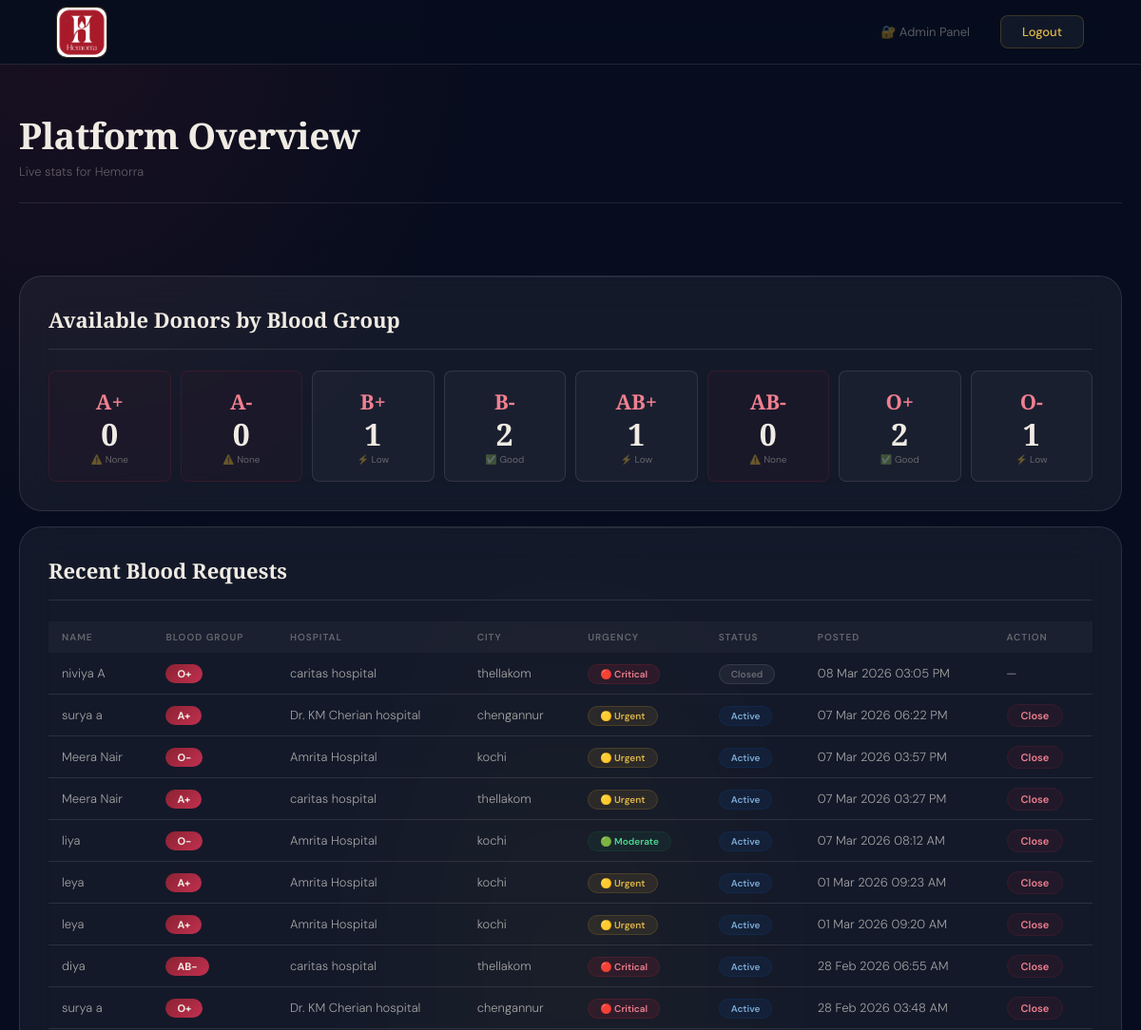
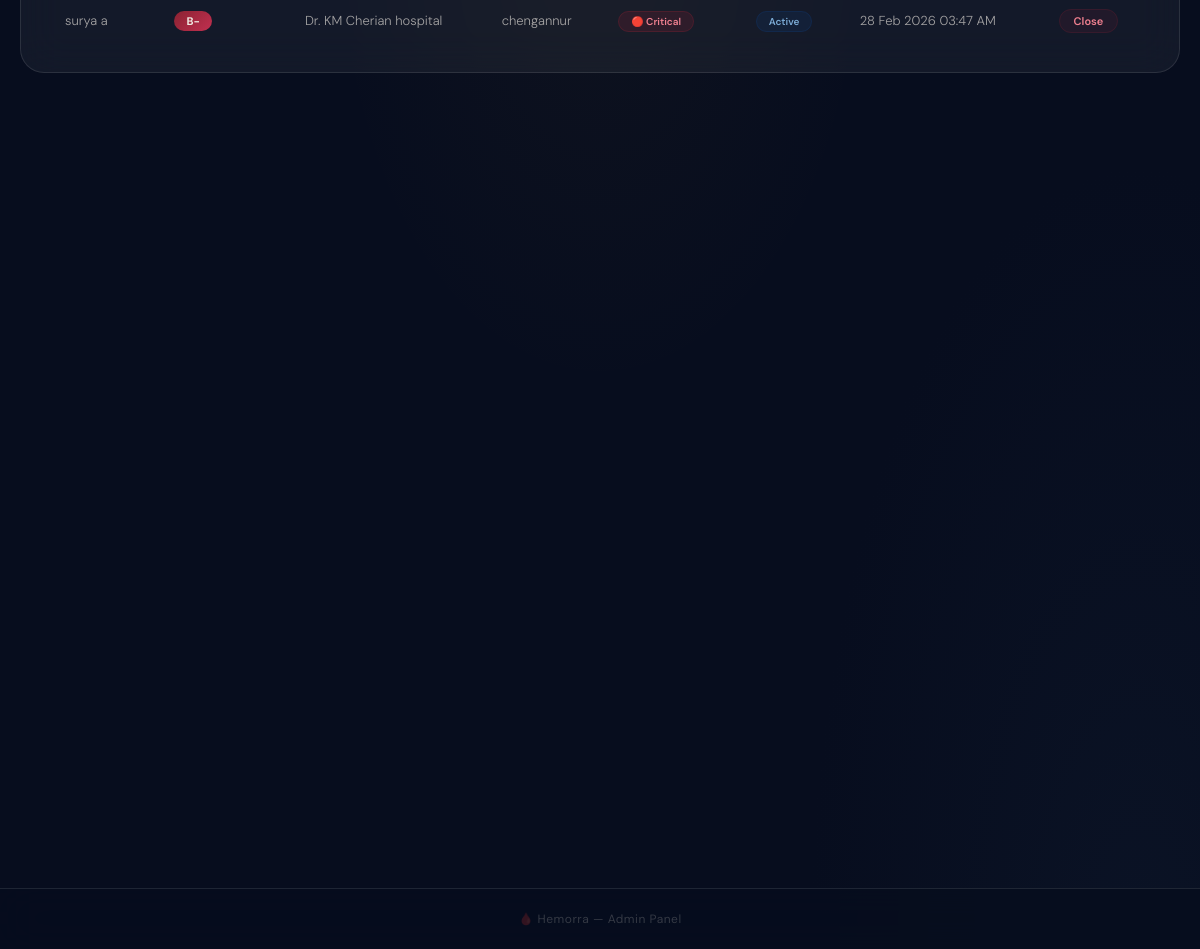
The app's page /admin/dashboard (signed in) with its own data (2 pictures, top to bottom).
### database.py (models this page shows)
class User(db.Model):
    id = db.Column(db.Integer, primary_key=True)
    name = db.Column(db.String(100), nullable=False)
    email = db.Column(db.String(100), unique=True, nullable=False)
    college_id = db.Column(db.String(50), unique=True, nullable=False)
    blood_group = db.Column(db.String(5), nullable=False)
    weight = db.Column(db.Float, nullable=False)
    city = db.Column(db.String(100), nullable=False)
    last_donation_date = db.Column(db.DateTime, nullable=True)
    is_available = db.Column(db.Boolean, default=True)
    next_eligible_date = db.Column(db.DateTime, nullable=True)
    donate_count = db.Column(db.Integer, default=0)
    password = db.Column(db.String(200), nullable=False)
    telegram_chat_id = db.Column(db.String(100), nullable=True)

class BloodRequest(db.Model):
    id = db.Column(db.Integer, primary_key=True)
    requester_name = db.Column(db.String(100), nullable=False)
    requester_phone = db.Column(db.String(20), nullable=False)
    blood_group = db.Column(db.String(5), nullable=False)
    hospital = db.Column(db.String(200), nullable=False)
    city = db.Column(db.String(100), nullable=False)
    urgency = db.Column(db.String(20), nullable=False)
    status = db.Column(db.String(20), default='active')
    unique_code = db.Column(db.String(10), unique=True, nullable=False)
    created_at = db.Column(db.DateTime, default=datetime.utcnow)

### app.py (the view)
@app.route('/admin/dashboard')
def admin_dashboard():
    if not session.get('admin'):
        return redirect(url_for('admin'))
    total_donors = User.query.count()
    available_donors = User.query.filter_by(is_available=True).filter(
        (User.next_eligible_date == None) |
        (User.next_eligible_date <= datetime.utcnow())
    ).count()
    in_cooldown = User.query.filter(
        User.next_eligible_date > datetime.utcnow()
    ).count()
    total_requests = BloodRequest.query.count()
    active_requests = BloodRequest.query.filter_by(status='active').count()
    total_donations = DonorResponse.query.filter_by(status='donated').count()
    blood_groups = ['A+', 'A-', 'B+', 'B-', 'AB+', 'AB-', 'O+', 'O-']
    blood_group_counts = {}
    for bg in blood_groups:
        count = User.query.filter_by(blood_group=bg, is_available=True).filter(
            (User.next_eligible_date == None) |
            (User.next_eligible_date <= datetime.utcnow())
        ).count()
        blood_group_counts[bg] = count
    recent_requests = BloodRequest.query.order_by(
        BloodRequest.created_at.desc()
    ).limit(10).all()
    all_donors = User.query.order_by(User.donate_count.desc()).all()
    return render_template('admin_dashboard.html',
        total_donors=total_donors,
        available_donors=available_donors,
        in_cooldown=in_cooldown,
        total_requests=total_requests,
        active_requests=active_requests,
        total_donations=total_donations,
        blood_group_counts=blood_group_counts,
        recent_requests=recent_requests,
        all_donors=all_donors,
        now=datetime.utcnow()
    )

### app.py (called while the page is built)
@app.after_request
def add_header(response):
    if 'Content-Type' in response.headers and response.headers['Content-Type'] == 'text/plain':
        if response.response and isinstance(response.response[0], bytes):
            if b'body {' in response.response[0] or b':root {' in response.response[0]:
                response.headers['Content-Type'] = 'text/css'
    return response

### templates/admin_dashboard.html (shortened to what this page needs)
<!DOCTYPE html>
<html lang="en">
<head>
    <link rel="stylesheet" href="{{ url_for('static', filename='style.css') }}">
</head>
<body class="admin-body">
    <nav class="nav-landing">
        <img src="{{ url_for('static', filename='logo.png.jpeg') }}" alt="Hemorra" class="nav-logo-img">
        <div class="nav-links">
            <span class="nav-name">🔐 Admin Panel</span>
            <a href="/admin/logout" class="btn-nav-register">Logout</a>
        </div>
    </nav>
    <div class="admin-container">
        <div class="admin-header">
            <h1>Platform Overview</h1>
            <p>Live stats for Hemorra</p>
        </div>
        <div class="admin-section animate-on-scroll">
            <h2>Available Donors by Blood Group</h2>
            <div class="blood-group-grid">
                {% for bg, count in blood_group_counts.items() %}
                <div class="blood-group-card {% if count == 0 %}empty{% endif %}">
                    <div class="bg-label">{{ bg }}</div>
                    <div class="bg-count">{{ count }}</div>
                    <div class="bg-status">
                        {% if count == 0 %}⚠️ None
                        {% elif count == 1 %}⚡ Low
                        {% else %}✅ Good{% endif %}
                    </div>
                </div>
                {% endfor %}
            </div>
        </div>
        <div class="admin-section animate-on-scroll">
            <h2>Recent Blood Requests</h2>
            <div class="admin-table-box">
                <table class="admin-table">
                    <thead>
                        <tr>
                            <th>Name</th>
                            <th>Blood Group</th>
                            <th>Hospital</th>
                            <th>City</th>
                            <th>Urgency</th>
                            <th>Status</th>
                            <th>Posted</th>
                            <th>Action</th>
                        </tr>
                    </thead>
                    <tbody>
                        {% for req in recent_requests %}
                        <tr>
                            <td>{{ req.requester_name }}</td>
                            <td><span class="bg-pill">{{ req.blood_group }}</span></td>
                            <td>{{ req.hospital }}</td>
                            <td>{{ req.city }}</td>
                            <td>
                                {% if req.urgency == 'critical' %}<span class="urgency-pill critical">🔴 Critical</span>
                                {% elif req.urgency == 'urgent' %}<span class="urgency-pill urgent">🟡 Urgent</span>
                                {% else %}<span class="urgency-pill moderate">🟢 Moderate</span>{% endif %}
                            </td>
                            <td>
                                {% if req.status == 'active' %}<span class="status-pill active">Active</span>
                                {% else %}<span class="status-pill closed">Closed</span>{% endif %}
                            </td>
                            <td>{{ req.created_at.strftime('%d %b %Y %I:%M %p') }}</td>
                            <td>
                                {% if req.status == 'active' %}
                                <a href="/admin/close_request/{{ req.id }}" class="btn-close-req"
                                    onclick="return confirm('Close this request?')">Close</a>
                                {% else %}—{% endif %}
                            </td>
                        </tr>
                        {% endfor %}
                    </tbody>
                </table>
            </div>
        </div>
    </div>
    <footer class="page-footer">🩸 Hemorra — Admin Panel</footer>
</body>
</html>

### records on screen
User: blood_group "AB+", is_available "1", shows "⚡ Low"
User: blood_group "AB-", is_available "0", shows "⚠️ None"
BloodRequest: requester_name "niviya A", blood_group "O+", hospital "caritas hospital", city "thellakom", urgency "🔴 Critical", status "Closed", created_at "08 Mar 2026 03:05 PM"
BloodRequest: requester_name "surya a", blood_group "A+", hospital "Dr. KM Cherian hospital", city "chengannur", urgency "🟡 Urgent", status "Active", created_at "07 Mar 2026 06:22 PM"
BloodRequest: requester_name "Meera Nair", blood_group "O-", hospital "Amrita Hospital", city "kochi", urgency "🟡 Urgent", status "Active", created_at "07 Mar 2026 03:57 PM"
BloodRequest: requester_name "Meera Nair", blood_group "A+", hospital "caritas hospital", city "thellakom", urgency "🟡 Urgent", status "Active", created_at "07 Mar 2026 03:27 PM"
BloodRequest: requester_name "liya", blood_group "O-", hospital "Amrita Hospital", city "kochi", urgency "🟢 Moderate", status "Active", created_at "07 Mar 2026 08:12 AM"
BloodRequest: requester_name "leya", blood_group "A+", hospital "Amrita Hospital", city "kochi", urgency "🟡 Urgent", status "Active", created_at "01 Mar 2026 09:23 AM"
BloodRequest: requester_name "leya", blood_group "A+", hospital "Amrita Hospital", city "kochi", urgency "🟡 Urgent", status "Active", created_at "01 Mar 2026 09:20 AM"
BloodRequest: requester_name "diya", blood_group "AB-", hospital "caritas hospital", city "thellakom", urgency "🔴 Critical", status "Active", created_at "28 Feb 2026 06:55 AM"
BloodRequest: requester_name "surya a", blood_group "O+", hospital "Dr. KM Cherian hospital", city "chengannur", urgency "🔴 Critical", status "Active", created_at "28 Feb 2026 03:48 AM"
BloodRequest: requester_name "surya a", blood_group "B-", hospital "Dr. KM Cherian hospital", city "chengannur", urgency "🔴 Critical", status "Active", created_at "28 Feb 2026 03:47 AM"

### other values on screen
{{ bg }} "A+" "A-" "B+" "B-" "O+" "O-"
{{ count }} "0" "0" "1" "2" "2" "1"
